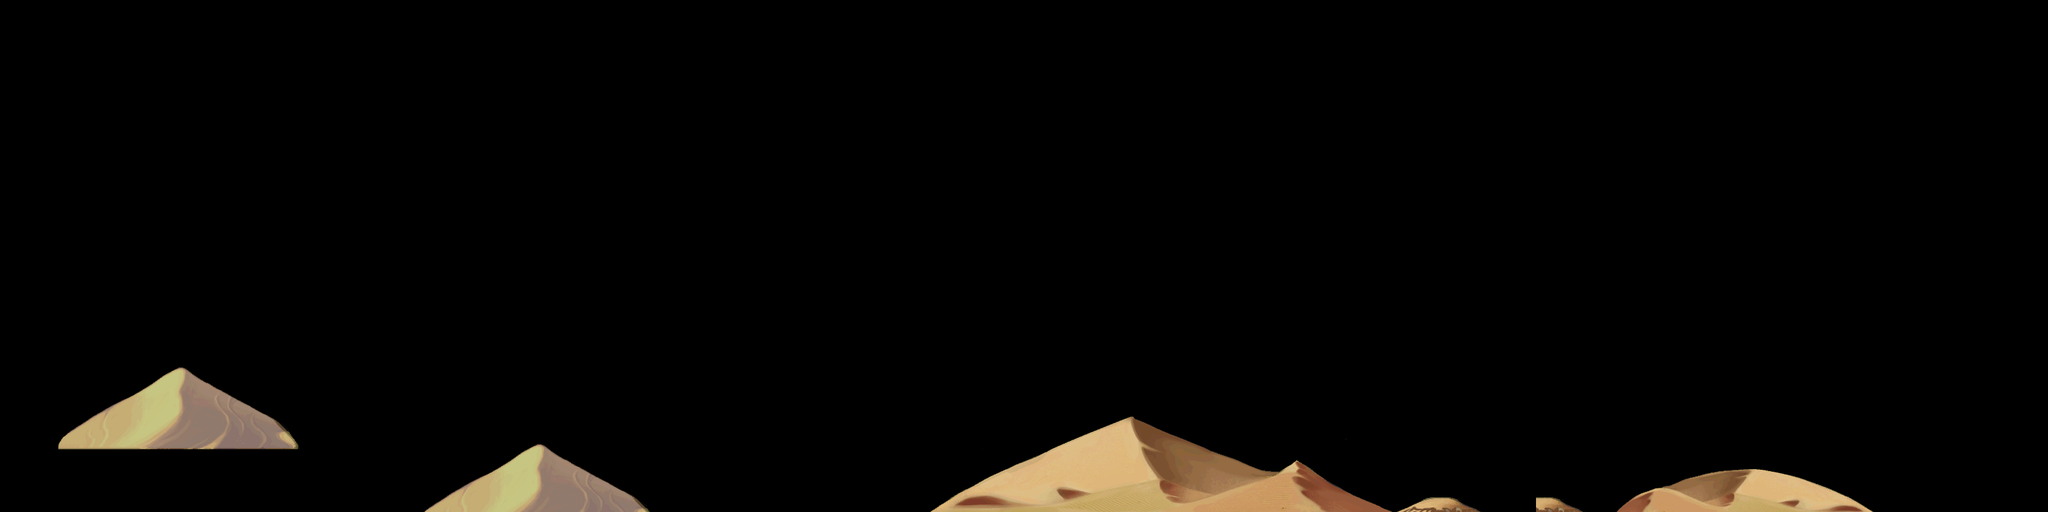

The image is a tile-based game level rendered from a .tmx file. Its description and source (layers, tilesets, objects; grid data summarised) follow:
An orthogonal 80x20 tile map with 40x40 px tiles, 2 tile layers (land1, land2).

<map version="1.0" orientation="orthogonal" width="80" height="20" tilewidth="40" tileheight="40">
 <tileset firstgid="1" name="d-jinjing" tilewidth="40" tileheight="40">
  <image source="d-jinjing.png" width="1145" height="916" />
 </tileset>
 <layer name="land1" width="80" height="20">
  <data>[1600 cells, 204 non-empty, 168 distinct tile ids]</data>
 </layer>
 <layer name="land2" width="80" height="20">
  <data>[1600 cells, 22 non-empty, 14 distinct tile ids]</data>
 </layer>
</map>
